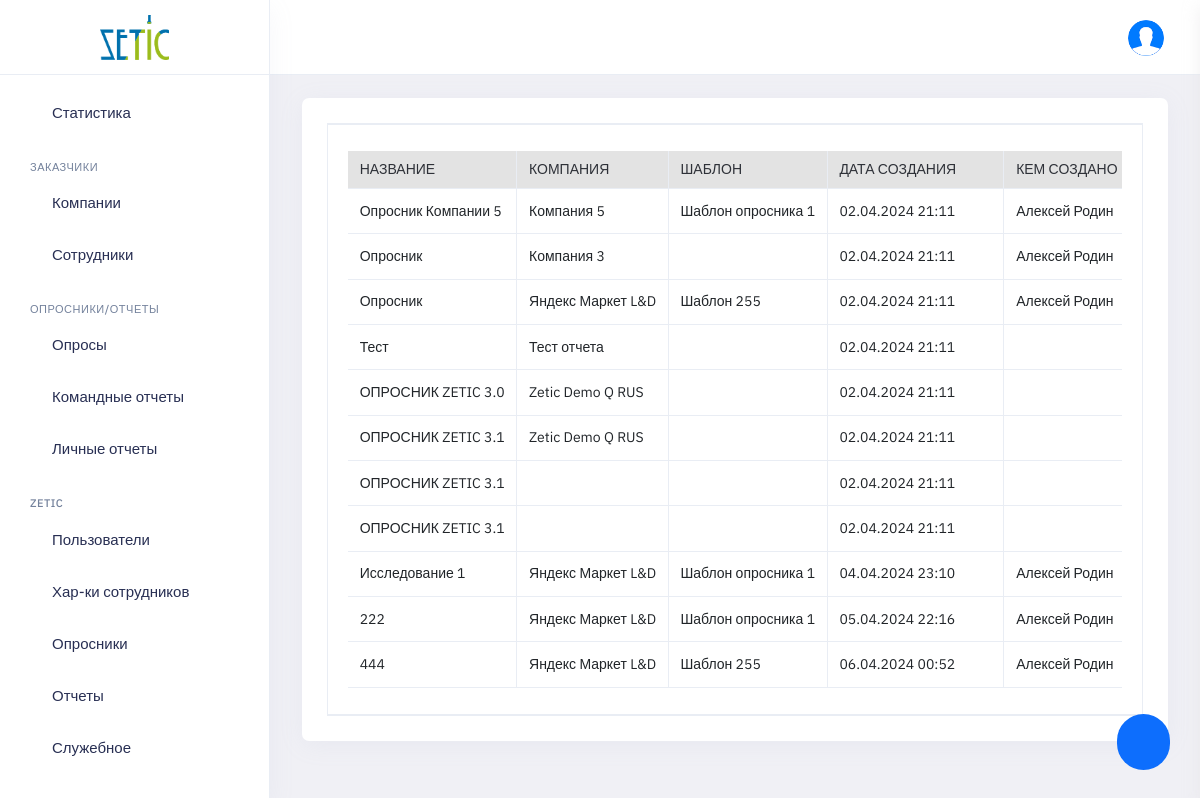
Screenshot of /panel/companies_studies_list (signed in) with the database file from the repository.
### pdf/models.py (models this page shows, shortened)
class Study(models.Model):
    created_at = models.DateTimeField(auto_now_add=True, null=True, blank=True)
    created_by = models.ForeignKey(User, on_delete=models.SET_NULL, default=None, null=True)
    version = models.IntegerField(null=False, default=0)
    company = models.ForeignKey(Company, on_delete=models.CASCADE, default=None, null=True)
    research_template = models.ForeignKey(ResearchTemplate, on_delete=models.PROTECT, default=None, null=True)
    name = models.CharField(max_length=100, blank=True, null=True)
    public_code = models.CharField(max_length=30, blank=True, null=True)
    class Meta:
        verbose_name_plural = 'Исследования (studies)'
        verbose_name = 'Исследование (study)'

class Company(models.Model):
    created_at = models.DateTimeField(auto_now_add=True, null=True, blank=True)
    created_by = models.ForeignKey(User, default=None, null=True, on_delete=models.PROTECT)
    name = models.CharField(max_length=150, blank=False, null=False)
    version = models.IntegerField(null=True, default=0)
    active = models.BooleanField(default=True, null=False)
    email = models.CharField(max_length=100, blank=True, null=True, default=None)
    public_code = models.CharField(max_length=10, blank=False, null=False, default='')
    class Meta:
        verbose_name_plural = 'Компании'
        verbose_name = 'Компания'

class ResearchTemplate(models.Model):
    name = models.CharField(max_length=100, blank=False, null=False)
    created_at = models.DateTimeField(auto_now_add=True, null=True, blank=True)
    created_by = models.ForeignKey(User, default=None, null=True, on_delete=models.PROTECT)
    class Meta:
        verbose_name_plural = 'Шаблоны опросника'
        verbose_name = 'Шаблон опросника'

### panel/companies_studies.py (the view)
# urls.py: path('companies_studies_list', companies_studies.companies_studies_list, name='companies_studies_list'),
@login_required(redirect_field_name=None, login_url='/login/')
def companies_studies_list(request):
    context = info_common(request)
    studies_inst = Study.objects.all()
    context.update(
        {
            'studies': studies_inst,
        }
    )
    return render(request, 'panel_companies_studies_list.html', context)

### panel/views.py (called while the page is built)
@login_required(redirect_field_name=None, login_url='/login/')
def info_common(request):
    userprofile = UserProfile.objects.get(user=request.user)
    context = {
        'cur_userprofile': userprofile
    }
    if userprofile.role.name == 'Админ заказчика':
        employee = Employee.objects.get(user=request.user)
        if not employee.company_admin_active:
            logout(request)
            return 'logout'
        else:
            return context
    else:
        return context

### panel/templates/panel_companies_studies_list.html (shortened to what this page needs)
{% extends 'panel_base.html' %}
{% load static %}
{% load tz %}
    {% block content %}
        <div class="main-container container-fluid" id="main-container">
            <div class="page-header">
                <h1 class="page-title">Исследования</h1>
                <div>
                    <ol class="breadcrumb">
                        <li class="breadcrumb-item"><a href="javascript:void(0)">Home</a></li>
                        <li class="breadcrumb-item active" aria-current="page">Исследования</li>
                    </ol>
                </div>
            </div>
            <div class="row">
                <div class="col-lg-12 col-md-12 col-sm-12 col-xl-12">
                    <div class="row ">
                            <div class="col-md-12">
                                <div class="card">
                                    <div class="card-body">
                                        <div id="wizard1" role="application" class="wizard clearfix">
                                            <div class="content clearfix">
                                                <section id="wizard1-p-0" role="tabpanel" aria-labelledby="wizard1-h-0" class="body current" aria-hidden="false">
                                                    <div class="table-responsive">
                                                        <table class="table table-bordered text-nowrap border-bottom list-table dataTable no-footer" id="">
                                                            <thead>
                                                                <tr>
                                                                    <th class="wd-15p border-bottom-0 table-header">Название</th>
                                                                    <th class="wd-15p border-bottom-0 table-header">Компания</th>
                                                                    <th class="wd-15p border-bottom-0 table-header">Шаблон</th>
                                                                    <th class="wd-15p border-bottom-0 table-header">Дата создания</th>
                                                                    <th class="wd-15p border-bottom-0 table-header">Кем создано</th>
                                                                </tr>
                                                            </thead>
                                                            <tbody id="wizard1-tbody-1">
                                                            {% for study in studies %}
                                                                <tr>
                                                                    <td class="section-name-ru">
                                                                        {{ study.name }}
                                                                    </td>
                                                                    <td class="section-name-ru">
                                                                        {{ study.company.name }}
                                                                    </td>
                                                                    <td class="section-name-ru">
                                                                        {{ study.research_template.name }}
                                                                    </td>
                                                                    <td>
                                                                        {{ study.created_at|date:"d.m.Y H:i" }}
                                                                    </td>
                                                                    <td>
                                                                        {{ study.created_by.first_name }}
                                                                    </td>
                                                                </tr>
                                                            {% endfor %}
                                                            </tbody>
                                                        </table>
                                                    </div>
                                                </section>
                                            </div>
                                    </div>
                                </div>
                            </div>
                        </div>
                    </div>
                </div>
            </div>
        </div>
        <button type="button" class="btn btn-primary float-button" id="add_study"><i class="fe fe-plus"></i></button>
    {% endblock %}

### login/static/login/css/custom.css (style rules this page uses)
.table-header { background-color: #e3e3e3 !important; }

### static/panel/css/custom.css (style rules this page uses)
.float-button { font-size: 23px; border-radius: 30px; position: fixed; bottom: 30px; right: 30px; }

### rows the page displays
Study: name "Опросник Компании 5", company.name "Компания 5", research_template.name "Шаблон опросника 1", created_at "02.04.2024 21:11", created_by.first_name "Алексей Родин"
Study: name "Опросник", company.name "Компания 3", created_at "02.04.2024 21:11", created_by.first_name "Алексей Родин"
Study: name "Опросник", company.name "Яндекс Маркет L&D", research_template.name "Шаблон 255", created_at "02.04.2024 21:11", created_by.first_name "Алексей Родин"
Study: name "Тест", company.name "Тест отчета", created_at "02.04.2024 21:11"
Study: name "ОПРОСНИК ZETIC 3.0", company.name "Zetic Demo Q RUS", created_at "02.04.2024 21:11"
Study: name "ОПРОСНИК ZETIC 3.1", company.name "Zetic Demo Q RUS", created_at "02.04.2024 21:11"
Study: name "ОПРОСНИК ZETIC 3.1", created_at "02.04.2024 21:11"
Study: name "ОПРОСНИК ZETIC 3.1", created_at "02.04.2024 21:11"
Study: name "Исследование 1", company.name "Яндекс Маркет L&D", research_template.name "Шаблон опросника 1", created_at "04.04.2024 23:10", created_by.first_name "Алексей Родин"
Study: name "222", company.name "Яндекс Маркет L&D", research_template.name "Шаблон опросника 1", created_at "05.04.2024 22:16", created_by.first_name "Алексей Родин"
Study: name "444", company.name "Яндекс Маркет L&D", research_template.name "Шаблон 255", created_at "06.04.2024 00:52", created_by.first_name "Алексей Родин"
